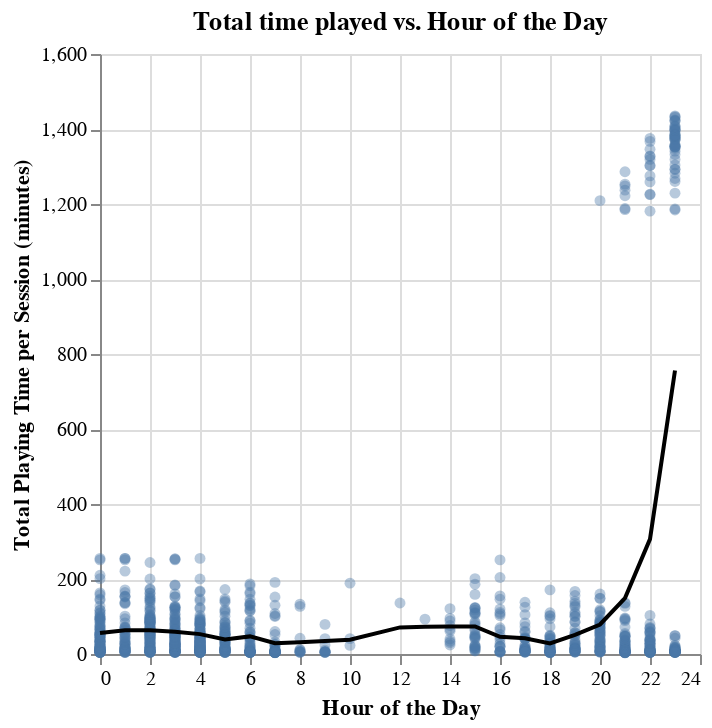

The notebook cell this image was saved under:
### Code cell
# Assign predictions to data 
sessions_preds = sessions_train.assign(
    predictions= sessions_gridsearch.predict(sessions_train[['start_hour']])
)

# Plotting the data
base_plot = alt.Chart(sessions_preds).mark_circle(opacity=0.4).encode(
    x=alt.X('start_hour').title('Hour of the Day'),
    y=alt.Y('time_played_mins').title('Total Playing Time per Session (minutes)'),
)

# Plotting the predictions
pred_line = (
    alt.Chart(sessions_preds)
    .mark_line(color='black')
    .encode(
        x='start_hour',
        y='predictions'
    )
)

# Visualizing the data and predictions together
sessions_plot = alt.layer(base_plot, pred_line).properties(
    title='Total time played vs. Hour of the Day'
)
# Create a figure title and display the plot
display(sessions_plot)
display(Markdown("**Figure 5:** Predicted values of playing time (black line) for the KNN regression model."))

### Figure 1 — Vega specification as saved in the notebook (floating-point values rounded to 4 significant figures; data arrays with more than 128 entries replaced by an {"elided": "..."} marker saying what was removed)
{"$schema": "https://vega.github.io/schema/vega/v5.json", "data": [{"name": "source_0", "values": {"elided": "1149 records"}}, {"name": "data_0", "values": {"elided": "1149 records"}}], "marks": [{"type": "symbol", "name": "layer_0_marks", "from": {"data": "data_0"}, "encode": {"update": {"fill": {"value": "#4c78a8"}, "shape": {"value": "circle"}, "x": {"field": "start_hour", "scale": "x"}, "y": {"field": "time_played_mins", "scale": "y"}, "opacity": {"value": 0.4}}}, "style": ["circle"]}, {"type": "line", "name": "layer_1_marks", "from": {"data": "source_0"}, "sort": {"field": "x"}, "encode": {"update": {"y": {"field": "predictions", "scale": "y"}, "defined": {"signal": "isValid(datum[\"start_hour\"]) && isFinite(+datum[\"start_hour\"]) && isValid(datum[\"predictions\"]) && isFinite(+datum[\"predictions\"])"}, "stroke": {"value": "black"}, "x": {"field": "start_hour", "scale": "x"}}}, "style": ["line"]}], "scales": [{"name": "x", "type": "linear", "domain": {"fields": [{"data": "data_0", "field": "start_hour"}, {"data": "source_0", "field": "start_hour"}]}, "range": [0, {"signal": "width"}], "nice": true, "zero": true}, {"name": "y", "type": "linear", "domain": {"fields": [{"data": "data_0", "field": "time_played_mins"}, {"data": "source_0", "field": "predictions"}]}, "range": [{"signal": "height"}, 0], "zero": true, "nice": true}], "axes": [{"scale": "x", "gridScale": "y", "orient": "bottom", "tickCount": {"signal": "ceil(width/40)"}, "grid": true, "zindex": 0, "labels": false, "minExtent": 0, "ticks": false, "maxExtent": 0, "domain": false, "aria": false}, {"scale": "y", "gridScale": "x", "grid": true, "labels": false, "minExtent": 0, "aria": false, "orient": "left", "zindex": 0, "tickCount": {"signal": "ceil(height/40)"}, "domain": false, "maxExtent": 0, "ticks": false}, {"scale": "x", "title": "Hour of the Day", "grid": false, "labelFlush": true, "labelOverlap": true, "orient": "bottom", "tickCount": {"signal": "ceil(width/40)"}, "zindex": 0}, {"scale": "y", "title": "Total Playing Time per Session (minutes)", "tickCount": {"signal": "ceil(height/40)"}, "labelOverlap": true, "orient": "left", "grid": false, "zindex": 0}], "title": {"text": "Total time played vs. Hour of the Day", "frame": "group"}, "height": 300, "style": "cell", "background": "white", "width": 300, "padding": 5}
